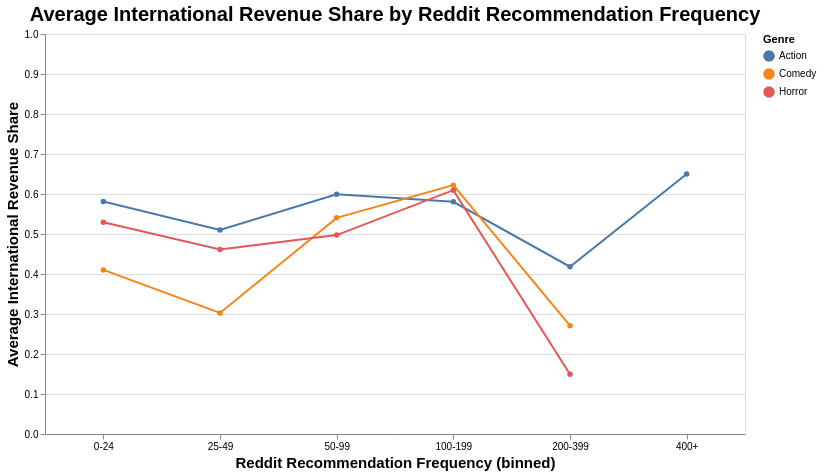

The cell this chart's notebook holds for it:
### Code cell
# RQ1 Viz
df_plot = df1.explode("genre").copy()
df_plot = df_plot[df_plot["genre"].isin(["Horror", "Action", "Comedy"])]

# Create bins for Reddit recommendation frequency
max_rec = df_plot["num_recommendations"].max()
bins = [0, 25, 50, 100, 200, 400, max_rec + 1]
labels = ["0-24", "25-49", "50-99", "100-199", "200-399", "400+"]

df_plot["recommendation_bin"] = pd.cut(
    df_plot["num_recommendations"],
    bins=bins,
    labels=labels,
    right=False
)

# Aggregate mean foreign_share by genre and recommendation bin
grouped = (
    df_plot
    .groupby(["genre", "recommendation_bin"], observed=False)
    .agg(
        avg_foreign_share=("foreign_share", "mean"),
        movie_count=("foreign_share", "size")
    )
    .reset_index()
)

chart = alt.Chart(grouped).mark_line(point=True).encode(
    x=alt.X(
        "recommendation_bin:N",
        title="Reddit Recommendation Frequency (binned)",
        sort=labels,
        axis=alt.Axis(
            titleFontSize=15,
            labelAngle=0  # makes labels horizontal
        )
    ),
    y=alt.Y(
        "avg_foreign_share:Q",
        title="Average International Revenue Share",
        scale=alt.Scale(domain=[0, 1]),
        axis=alt.Axis(
            titleFontSize=15
        )
    ),
    color=alt.Color("genre:N", title="Genre")
).properties(
    title=alt.Title(
        "Average International Revenue Share by Reddit Recommendation Frequency",
        fontSize=20
    ),
    width=700,
    height=400
)

chart

### Figure 1 — Vega-Lite specification as saved in the notebook (floating-point values rounded to 4 significant figures)
{"config": {"view": {"continuousWidth": 300, "continuousHeight": 300}}, "data": {"name": "data-4632ae88195a2f67ac296c7ab8798315"}, "mark": {"type": "line", "point": true}, "encoding": {"color": {"field": "genre", "title": "Genre", "type": "nominal"}, "x": {"axis": {"labelAngle": 0, "titleFontSize": 15}, "field": "recommendation_bin", "sort": ["0-24", "25-49", "50-99", "100-199", "200-399", "400+"], "title": "Reddit Recommendation Frequency (binned)", "type": "nominal"}, "y": {"axis": {"titleFontSize": 15}, "field": "avg_foreign_share", "scale": {"domain": [0, 1]}, "title": "Average International Revenue Share", "type": "quantitative"}}, "height": 400, "title": {"text": "Average International Revenue Share by Reddit Recommendation Frequency", "fontSize": 20}, "width": 700, "$schema": "https://vega.github.io/schema/vega-lite/v5.16.3.json", "datasets": {"data-4632ae88195a2f67ac296c7ab8798315": [{"genre": "Action", "recommendation_bin": "0-24", "avg_foreign_share": 0.5812, "movie_count": 149}, {"genre": "Action", "recommendation_bin": "25-49", "avg_foreign_share": 0.51, "movie_count": 28}, {"genre": "Action", "recommendation_bin": "50-99", "avg_foreign_share": 0.5992, "movie_count": 25}, {"genre": "Action", "recommendation_bin": "100-199", "avg_foreign_share": 0.5804, "movie_count": 12}, {"genre": "Action", "recommendation_bin": "200-399", "avg_foreign_share": 0.4182, "movie_count": 7}, {"genre": "Action", "recommendation_bin": "400+", "avg_foreign_share": 0.6498, "movie_count": 1}, {"genre": "Comedy", "recommendation_bin": "0-24", "avg_foreign_share": 0.4102, "movie_count": 120}, {"genre": "Comedy", "recommendation_bin": "25-49", "avg_foreign_share": 0.3026, "movie_count": 15}, {"genre": "Comedy", "recommendation_bin": "50-99", "avg_foreign_share": 0.5404, "movie_count": 13}, {"genre": "Comedy", "recommendation_bin": "100-199", "avg_foreign_share": 0.6222, "movie_count": 6}, {"genre": "Comedy", "recommendation_bin": "200-399", "avg_foreign_share": 0.2707, "movie_count": 3}, {"genre": "Comedy", "recommendation_bin": "400+", "avg_foreign_share": null, "movie_count": 0}, {"genre": "Horror", "recommendation_bin": "0-24", "avg_foreign_share": 0.5293, "movie_count": 69}, {"genre": "Horror", "recommendation_bin": "25-49", "avg_foreign_share": 0.4611, "movie_count": 3}, {"genre": "Horror", "recommendation_bin": "50-99", "avg_foreign_share": 0.4973, "movie_count": 17}, {"genre": "Horror", "recommendation_bin": "100-199", "avg_foreign_share": 0.6096, "movie_count": 4}, {"genre": "Horror", "recommendation_bin": "200-399", "avg_foreign_share": 0.1493, "movie_count": 1}, {"genre": "Horror", "recommendation_bin": "400+", "avg_foreign_share": null, "movie_count": 0}]}}
